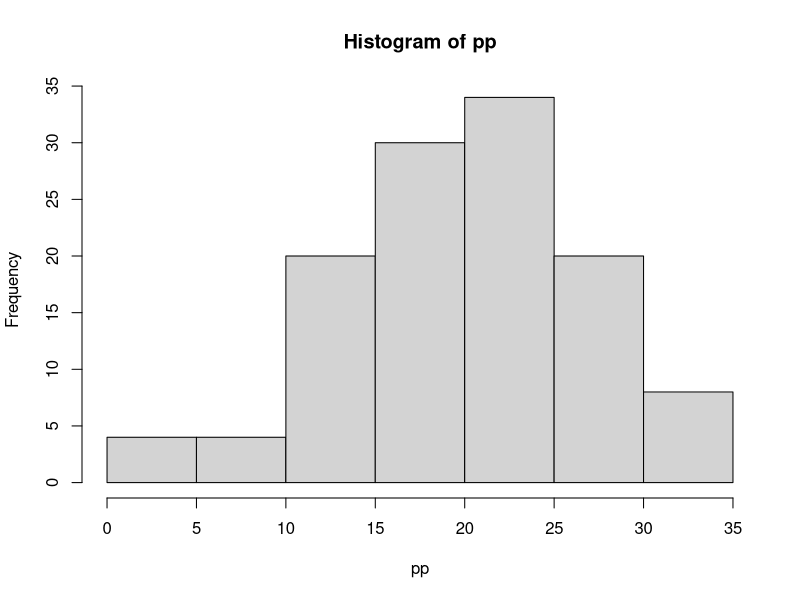
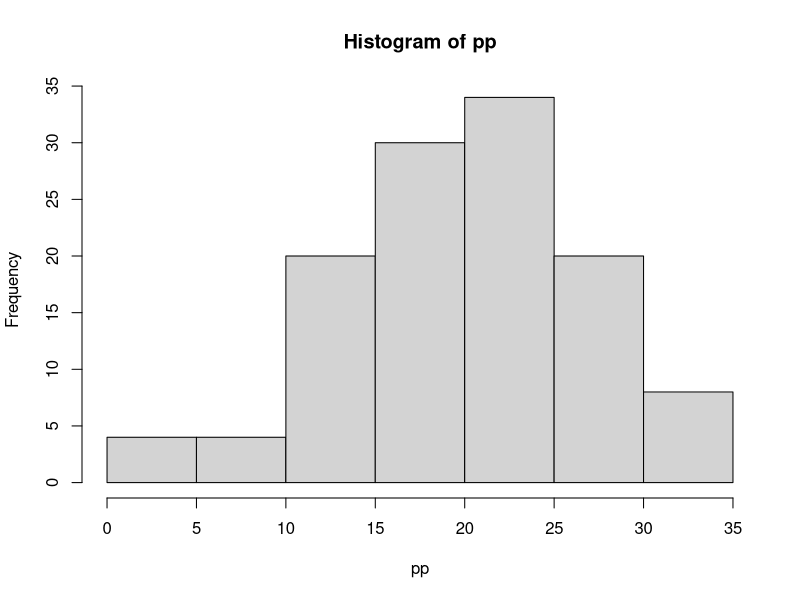
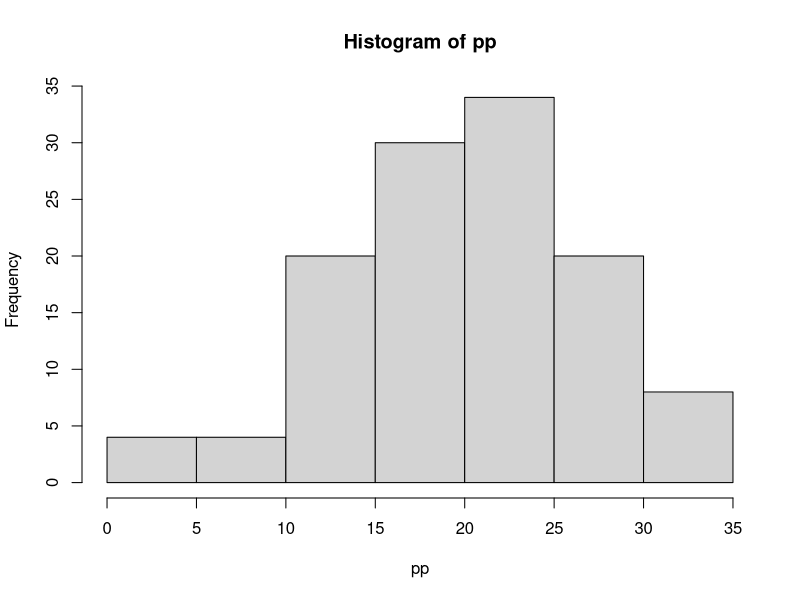
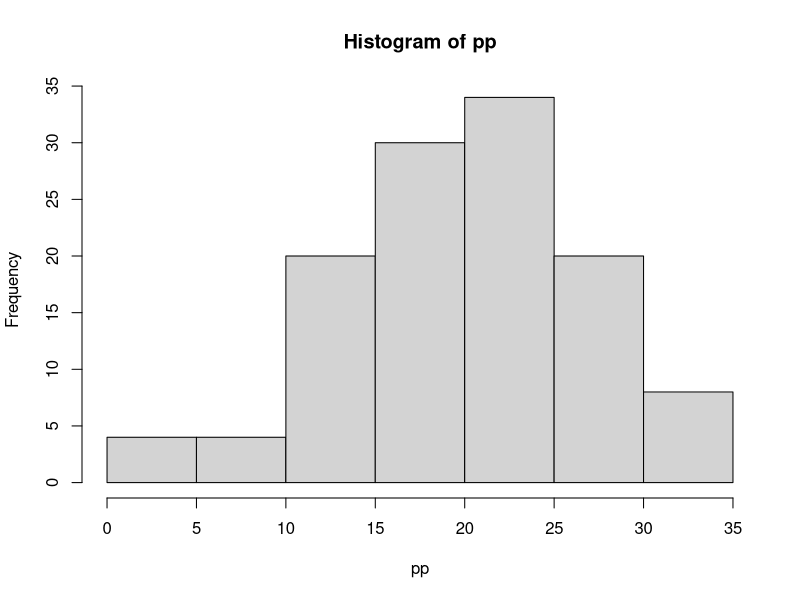
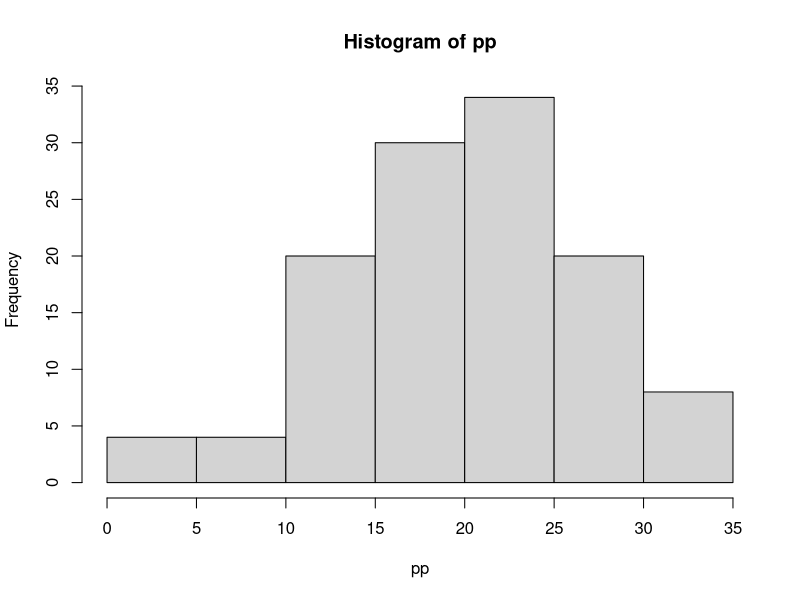

The R source for these figures, in order: (Note: this script raises an error after producing the figures.)
##################
##################################################################
# # Laboratorio de Procesamiento de Informacion Meteorologica/Oceanografica
#
# 2� cuatrimestre 2022
##################################################################

##### Clase LISTAS Alumnos

#####################
pp=rnorm(120,mean=20, sd=7) 
pp
hist(pp) #Histograma
result=hist(pp) #SE lo guarda en la vareable
result          #Nos muestra las varibles y que cosa tiene guardados el histograma
is.list(result) #Pregunta si result es una lista y... TRUE si


hist(pp,freq=TRUE) #Cambia los ejes
hist(pp,Freq=FALSE)

result=hist(pp)
###################################
familia <- list("Maria", "Juan", 10, c("Hugo", "Paula"), c(8,6))
familia         #Como no definimos titulo, nos dice que el primero es MARIA, el segundo Juan... y asi. APARECE ENTRE [[]]

lista.ABC <- c(lista.A, lista.B, lista.C)


familia <- list(madre="Maria", padre="Juan", casados=10,hijos=c("Hugo", "Paula"), edades=c(8, 6))
familia #Ahora si le pusimos nombres, madre = maria... APARECE ENTRE $

length(familia) #largo de la lsita, 5 elementos
length(familia$casados) #Nos dice el largo de la columna que le indicamos, casados tiene 1
length(familia$hijos) #Hijos tiene 2 elementos

#################################


familia$madre		 #Nos da solo la parte de la lista que se llama "madre"
familia[["madre"]] 	
familia[[4]]    #Nos muestra la cuarta columna unicamente
familia[[4]][1] #De la cuarta columna, nos da el primer elemento
familia[["padre"]] <- "Juan Pedro"
familia$padre   		

familia[[4]][3] <- "Ana" #Agrego a la lista 4, espacio 3 la palabra "Ana"
familia
familia$edades[1]<- 2 #Agrega un elemento en la posicion 1 de la lista o columna "edades"
familia 


familia[[4]][2:3] #De la lista 4, me muestra los elementos 2 y 3.


##################################

familia$cumple<-c("3mar","15oct","31dic","7feb") #Le agrega una lista a familia, llamada cumple
familia

################################

mi.lista <- list(a = 1:3, b = c("hola", "adi�s"),z=matrix(1:4,2,2)) #Nos genera un vector y una matriz en una lista
mi.lista

mi.lista[1:2]

mi.lista[2] #Fijate por consola, arriba de lo que me dio, me da un $b
mi.lista[[2]]

is.list(mi.lista[2])
is.list(mi.lista[[2]])

#############################################

air<-airquality #Es una libreria
air             #Nos muestra la librearia

lapply(airquality[, 1:4], mean, na.rm = TRUE) #Nos muestra el promedio de las columnas 1:4. Nos muestra por columnas y en forma de lista. Si hay algun NA, lo saca

sapply(airquality[, 1:4], mean, na.rm = TRUE) #Nos muestra el valor medio de las columnas 1:4, Nosmuestra la RTA por filas. Si hay algun NA, lo saca

################################################

#split, lo que hizo fue pasarme de 150 observaciones a una lista de 3 elementos con 50 datos correspondientes al data frame IRIS

rm (list = ls())
a<-iris
tmp <- split(iris, iris$Species) #Nos toma de iris las Species (iris$Species) y lo almacena en una tabla en trozos en forma vectorial
tmp
is.list(tmp) #Si, es una lista

length(tmp)   #Sus elementos son 3. Lu largo es 3
length(tmp$setosa) #El largo de temp y la columna sesota es 5
length(tmp$setosa$Petal.Length) #El largo de temp y la columna sesota,petal,Length (osea estoy preguntando por todas las columnas )

lapply(tmp,dim)  #Las dimensiones de esa variable temp pero en forma de lista. 
sapply(tmp,dim)  #Las dimensiones de esa variable temp pero en forma de matriz 2x3



##################################

tmp$setosa[Petal.Length](2:10)



###################################

class(tmp) #Que clase es? una lista

class(tmp$setosa) #Que clase es? un data frame!!!
class(tmp$versicolor) #Que clase es? un data frame!!!
class(tmp$virginica)  #Que clase es? un data frame!!!

lapply(tmp$setosa,dim) #Las dimensiones de esa variabe de temp pero en forma de lista. #No tiene dim
tmp$setosa   #Miramos quien es setosa               
#setosa son VECTORES , no tienen dim :c. Dim es para arrays. Por eso nos da NUL a todo




